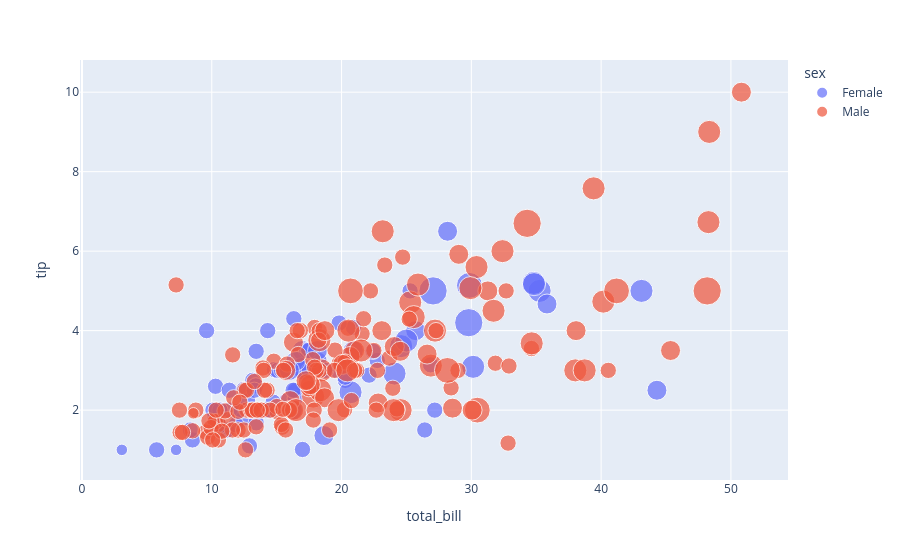

Notebook cell for this chart:
### Code cell
import plotly.express as px

fig = px.scatter(tips,x='total_bill',y='tip',color='sex',size='size',hover_data=tips.columns)
fig.show()

### Figure 1 — Plotly figure (JSON) as saved in the notebook; plotly's stock layout.template omitted (floating-point values rounded to 4 significant figures; data arrays with more than 128 entries replaced by an {"elided": "..."} marker saying what was removed)
{"data": [{"customdata": {"elided": "87x5 mixed values"}, "hovertemplate": "sex=%{customdata[0]}<br>total_bill=%{x}<br>tip=%{y}<br>size=%{customdata[4]}<br>smoker=%{customdata[1]}<br>day=%{customdata[2]}<br>time=%{customdata[3]}<extra></extra>", "legendgroup": "Female", "marker": {"color": "#636efa", "size": [2, 4, 4, 2, 3, 3, 2, 2, 2, 2, 4, 3, 2, 4, 2, 2, 1, 3, 2, 2, 2, 1, 4, 2, 2, 2, 2, 2, 3, 2, 2, 2, 1, 3, 2, 2, 2, 4, 2, 2, 6, 2, 2, 2, 2, 2, 2, 2, 2, 2, 2, 2, 6, 2, 2, 3, 2, 5, 4, 2, 3, 2, 2, 2, 2, 3, 3, 2, 4, 2, 2, 2, 2, 3, 2, 2, 3, 2, 4, 2, 3, 2, 2, 2, 3, 2, 2], "sizemode": "area", "sizeref": 0.015, "symbol": "circle"}, "mode": "markers", "name": "Female", "orientation": "v", "showlegend": true, "type": "scatter", "x": [16.99, 24.59, 35.26, 14.83, 10.33, 16.97, 20.29, 15.77, 19.65, 15.06, 20.69, 16.93, 10.29, 34.81, 26.41, 16.45, 3.07, 17.07, 26.86, 25.28, 14.73, 10.07, 34.83, 5.75, 16.32, 22.75, 11.35, 15.38, 44.3, 22.42, 20.92, 14.31, 7.25, 25.71, 17.31, 10.65, 12.43, 24.08, 13.42, 12.48, 29.8, 14.52, 11.38, 20.27, 11.17, 12.26, 18.26, 8.51, 10.33, 14.15, 13.16, 17.47, 27.05, 16.43, 8.35, 18.64, 11.87, 29.85, 25.0, 13.39, 16.21, 17.51, 10.59, 10.63, 9.6, 20.9, 18.15, 19.81, 43.11, 13.0, 12.74, 13.0, 16.4, 16.47, 12.76, 13.27, 28.17, 12.9, 30.14, 13.42, 15.98, 16.27, 10.09, 22.12, 35.83, 27.18, 18.78], "xaxis": "x", "y": [1.01, 3.61, 5.0, 3.02, 1.67, 3.5, 2.75, 2.23, 3.0, 3.0, 2.45, 3.07, 2.6, 5.2, 1.5, 2.47, 1.0, 3.0, 3.14, 5.0, 2.2, 1.83, 5.17, 1.0, 4.3, 3.25, 2.5, 3.0, 2.5, 3.48, 4.08, 4.0, 1.0, 4.0, 3.5, 1.5, 1.8, 2.92, 1.68, 2.52, 4.2, 2.0, 2.0, 2.83, 1.5, 2.0, 3.25, 1.25, 2.0, 2.0, 2.75, 3.5, 5.0, 2.3, 1.5, 1.36, 1.63, 5.14, 3.75, 2.61, 2.0, 3.0, 1.61, 2.0, 4.0, 3.5, 3.5, 4.19, 5.0, 2.0, 2.01, 2.0, 2.5, 3.23, 2.23, 2.5, 6.5, 1.1, 3.09, 3.48, 3.0, 2.5, 2.0, 2.88, 4.67, 2.0, 3.0], "yaxis": "y"}, {"customdata": {"elided": "157x5 mixed values"}, "hovertemplate": "sex=%{customdata[0]}<br>total_bill=%{x}<br>tip=%{y}<br>size=%{customdata[4]}<br>smoker=%{customdata[1]}<br>day=%{customdata[2]}<br>time=%{customdata[3]}<extra></extra>", "legendgroup": "Male", "marker": {"color": "#EF553B", "size": {"elided": "157 int values"}, "sizemode": "area", "sizeref": 0.015, "symbol": "circle"}, "mode": "markers", "name": "Male", "orientation": "v", "showlegend": true, "type": "scatter", "x": {"elided": "157 float values"}, "xaxis": "x", "y": {"elided": "157 float values"}, "yaxis": "y"}], "layout": {"legend": {"itemsizing": "constant", "title": {"text": "sex"}, "tracegroupgap": 0}, "margin": {"t": 60}, "xaxis": {"anchor": "y", "domain": [0, 1], "title": {"text": "total_bill"}}, "yaxis": {"anchor": "x", "domain": [0, 1], "title": {"text": "tip"}}}}
